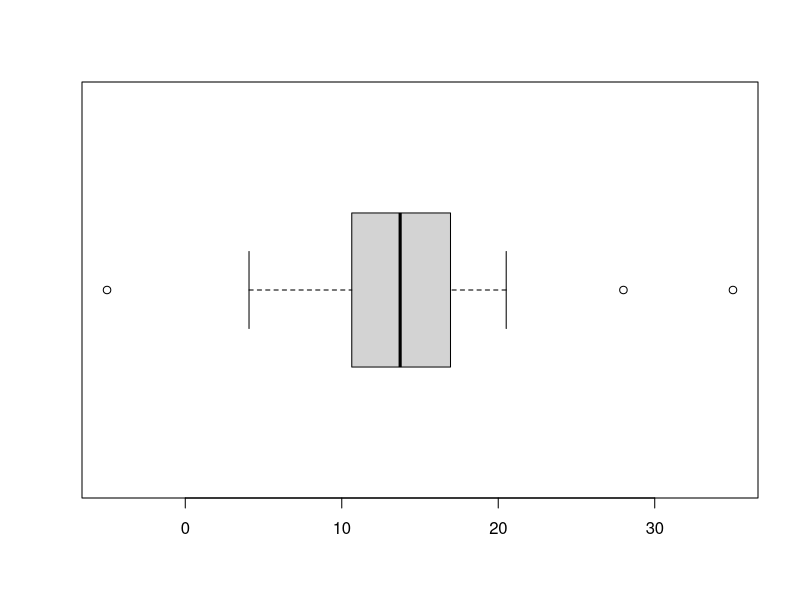
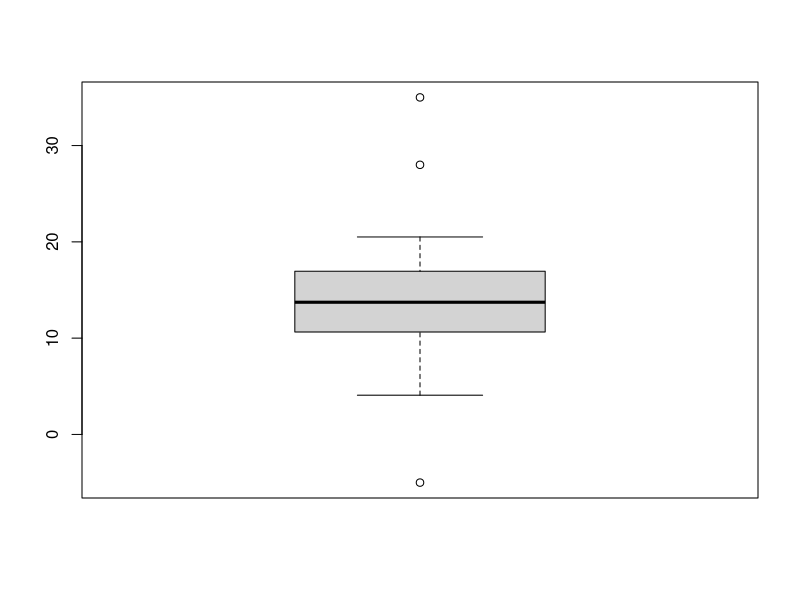
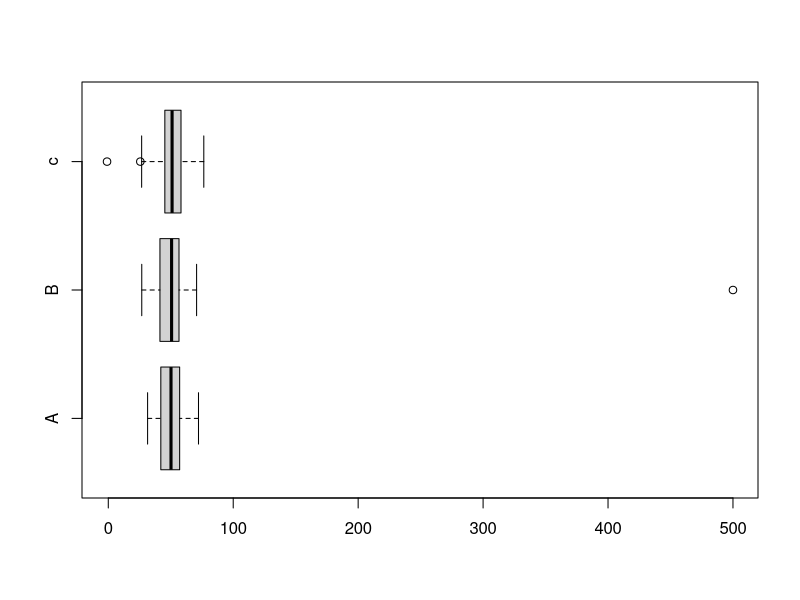
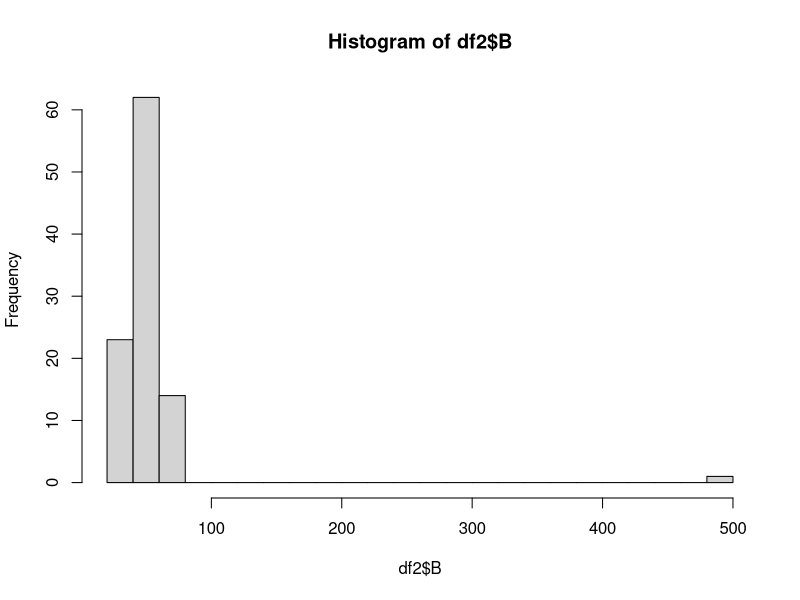

Here is the R script that generated these plots, in order: (Note: this script raises an error after producing the figures.)
#simulate some data
set.seed(10)
x <- c(rnorm(30, mean = 15, sd = 5), -5, 28, 35)

#view a boxplot
boxplot(x, horizontal = TRUE)
boxplot(x, vertical = TRUE)


#create another small database
df2 <- data.frame(A = rnorm(100,50, 10),
                  B = c(rnorm(99,50,10), 500),
                  c = c(rnorm(99,50,10), -1))
#view a summary
summary(df2)
#not really easy to  see the outlier
boxplot(df2, horizontal  = TRUE)

#better with histogram to see outlier
hist(df2$B, breaks = 20)

#Which two of the following are most useful for identifying outliers?
#summary() and hist()
# Look at a summary() of students3
summary(students3)

# View a histogram of the age variable
hist(students3$age)

# View a histogram of the absences variable
hist(students3$absences, breaks = 10)

# View a histogram of absences, but force zeros to be bucketed to the right of zero
hist(students3$absences, right = FALSE)



